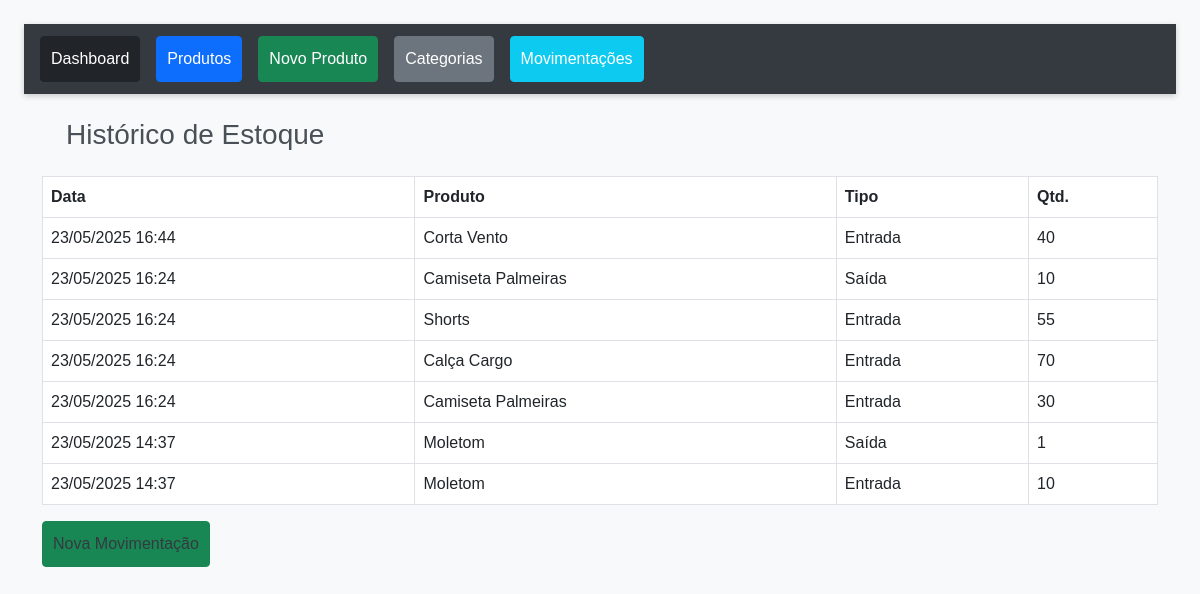
/estoque/movimentacoes/, run on the app's committed database.
### estoque/models.py (models this page shows, shortened)
class Movimentacao(models.Model):
    TIPO_CHOICES = [
        ('E', 'Entrada'),
        ('S', 'Saída'),
    ]
    produto   = models.ForeignKey(Produto, on_delete=models.CASCADE, related_name='movimentacoes')
    tipo      = models.CharField('Tipo', max_length=1, choices=TIPO_CHOICES)
    quantidade= models.PositiveIntegerField('Quantidade')
    data      = models.DateTimeField('Data e hora', auto_now_add=True)
    class Meta:
        ordering = ['-data']

class Produto(models.Model):
    sku = models.CharField( 'SKU', max_length=20, unique=True, blank=True, null=True, editable=False)
    nome = models.CharField('Nome', max_length=100)
    categoria = models.ForeignKey(
        Categoria,
        verbose_name='Categoria',
        on_delete=models.SET_NULL,
        null=True,
        blank=True
    )
    descricao = models.CharField('Descricao', max_length=50, blank=True)
    marca = models.CharField('Marca', max_length=50, blank=True)
    tamanho   = models.CharField('Tamanho', max_length=10, blank=True)
    cor       = models.CharField('Cor', max_length=30, blank=True)
    preco_custo = models.DecimalField('Preço de Custo (R$)', max_digits=10, decimal_places=2, default=0)
    preco     = models.DecimalField('Preço (R$)', max_digits=10, decimal_places=2)
    estoque   = models.PositiveIntegerField('Quantidade em estoque', default=0)

### estoque/views.py (the view)
# urls.py: path('movimentacoes/', views.MovimentacaoListView.as_view(),   name='mov_lista'),
class MovimentacaoListView(ListView):
    model = Movimentacao
    template_name = 'estoque/movimentacao_list.html'
    context_object_name = 'movs'
    paginate_by = 20

### estoque/templates/estoque/movimentacao_list.html (shortened to what this page needs)
{% extends "estoque/base.html" %}
{% block content %}
  <h1>Histórico de Estoque</h1>
  <table class="table">
    <thead>
      <tr>
        <th>Data</th><th>Produto</th><th>Tipo</th><th>Qtd.</th>
      </tr>
    </thead>
    <tbody>
      {% for m in movs %}
      <tr>
        <td>{{ m.data|date:"d/m/Y H:i" }}</td>
        <td>{{ m.produto.nome }}</td>
        <td>{{ m.get_tipo_display }}</td>
        <td>{{ m.quantidade }}</td>
      </tr>
      {% empty %}
      <tr><td colspan="4">Nenhuma movimentação registrada.</td></tr>
      {% endfor %}
    </tbody>
  </table>
  <a class="btn btn-success mb-3" href="{% url 'estoque:mov_novo' %}">Nova Movimentação</a>
{% endblock %}

### estoque/static/estoque/css/style.css (style rules this page uses)
body { background-color: #f8f9fa; font-family: Arial, sans-serif; color: #343a40; margin: 0; padding: 0; }
.btn { border-radius: 4px; transition: background-color .2s ease; text-decoration: none; padding: 10px; color:#343a40 }
table { width: 100%; border-collapse: collapse; margin-bottom: 1rem; }
table th, table td { padding: .75rem; border: 1px solid #dee2e6; }
table tbody tr:nth-child(odd) { background-color: #e9ecef; }
h1 { margin-bottom: 1.5rem; margin-left: 1.5rem; font-size: 1.75rem; color: #495057; }

### data on the page
Movimentacao: data "23/05/2025 16:44", produto.nome "Corta Vento", tipo "Entrada", quantidade "40"
Movimentacao: data "23/05/2025 16:24", produto.nome "Camiseta Palmeiras", tipo "Saída", quantidade "10"
Movimentacao: data "23/05/2025 16:24", produto.nome "Shorts", tipo "Entrada", quantidade "55"
Movimentacao: data "23/05/2025 16:24", produto.nome "Calça Cargo", tipo "Entrada", quantidade "70"
Movimentacao: data "23/05/2025 16:24", produto.nome "Camiseta Palmeiras", tipo "Entrada", quantidade "30"
Movimentacao: data "23/05/2025 14:37", produto.nome "Moletom", tipo "Saída", quantidade "1"
Movimentacao: data "23/05/2025 14:37", produto.nome "Moletom", tipo "Entrada", quantidade "10"
